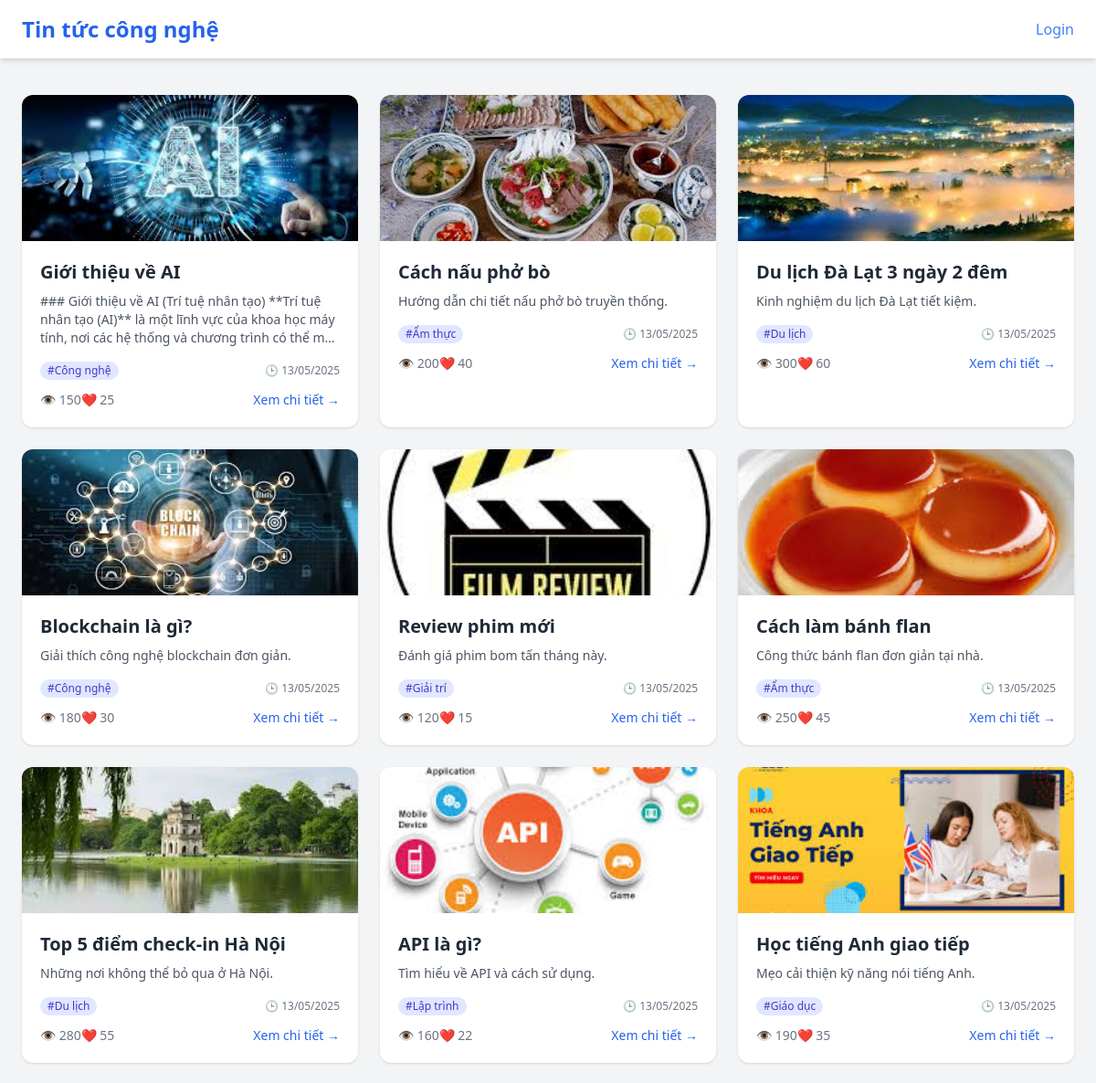
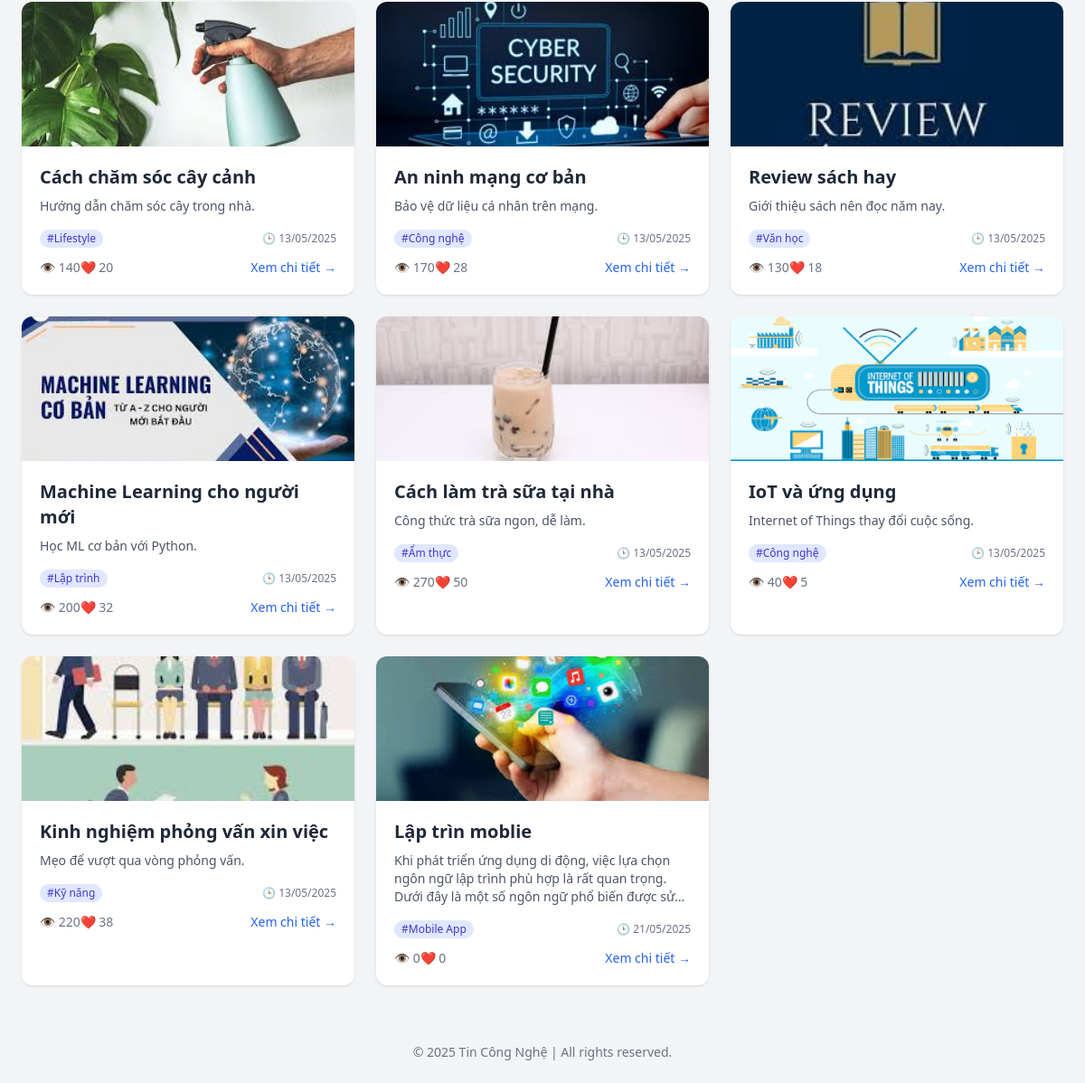
The page / on the database its author committed (2 pictures, top to bottom).
### tables this page shows
CREATE TABLE `posts`  (
  `post_id` int NOT NULL AUTO_INCREMENT,
  `user_id` int NOT NULL,
  `thumbnail` varchar(255) NULL DEFAULT NULL,
  `title` varchar(255) NOT NULL,
  `content` text NOT NULL,
  `status` enum('draft','published','archived') NOT NULL DEFAULT 'draft',
  `views` int NULL DEFAULT 0,
  `likes` int NULL DEFAULT 0,
  `category` varchar(50) NULL DEFAULT NULL,
  `created_at` timestamp NULL DEFAULT CURRENT_TIMESTAMP,
  `updated_at` timestamp NULL DEFAULT CURRENT_TIMESTAMP ON UPDATE CURRENT_TIMESTAMP,
  PRIMARY KEY (`post_id`) USING BTREE,
  INDEX `user_id`(`user_id` ASC) USING BTREE,
  CONSTRAINT `posts_ibfk_1` FOREIGN KEY (`user_id`) REFERENCES `users` (`id`) ON DELETE CASCADE ON UPDATE RESTRICT
);

### index.php (called while the page is built, shortened)
<?php
require_once 'App/Core/BaseController.php';
require_once 'App/database/DB.php';
require_once 'App/Core/helper.php';
$app = new Appilaction();
$app->run();

### App/Controllers/InjectionController.php (called while the page is built, shortened)
<?php
class InjectionController extends BaseController
{
    protected Post $posts;
    public function __construct()
    {
        $this->posts = $this->useModel('post');
    }
    public function post()
    {
        $postId = $_GET['id'];
        if (empty($postId)) {
            $posts = $this->posts->getPostByPublishedAll();
            return $this->view('pages.postNew', [
                'posts' => $posts,
            ]);
        }
    }
}

### App/Core/BaseController.php (called while the page is built, shortened)
<?php
class BaseController {
     public function useModel($model)
     {
         $modelClass = "App\\Models\\" . ucfirst($model);
         $modelNew = new $modelClass();
         $modelNew->db = DB::getInstance();
         return $modelNew;
     }
}

### App/database/DB.php (called while the page is built, shortened)
<?php
class DB
{
    private static $instance = null;
    private \PDO $connection;
    private $host;
    private $dbName;
    private $username;
    private $password;
    private function __construct()
    {
        $this->host = config('DB_HOST', 'localhost');
        $this->dbName = config('DB_NAME', 'app_test');
        $this->username = config('DB_USER', 'root');
        $this->password = config('DB_PASSWORD', '1');
    }
    public static function getInstance()
    {
        if (self::$instance === null) {
            self::$instance = new DB();
        }
        return self::$instance;
    }
    public function connect()
    {
        try {
            $options = [
                \PDO::ATTR_ERRMODE            => \PDO::ERRMODE_EXCEPTION,
                \PDO::ATTR_EMULATE_PREPARES   => false,
                \PDO::MYSQL_ATTR_INIT_COMMAND => "SET NAMES utf8mb4 COLLATE utf8mb4_unicode_ci",
            ];
            $this->connection = new \PDO("mysql:host={$this->host};dbname={$this->dbName}", $this->username, $this->password, $options);
        } catch (\PDOException $e) {
            echo "Connection failed: " . $e->getMessage();
        }
    }
    public function query($sql, $params = [])
    {
        $stmt = $this->connection->prepare($sql);
        $stmt->execute($params);
        return $stmt;
    }
    public function select($table, array $columns = ['*'], $where = '', array $params = [], $fetch = \PDO::FETCH_ASSOC)
    {
        $cols = implode(', ', $columns);
        $tbl  = is_array($table) ? implode(', ', $table) : $table;
        $sql  = "SELECT {$cols} FROM {$tbl}" . ($where !== '' ? " WHERE {$where}" : '');
        return $this->query($sql, $params)->fetchAll($fetch);
    }
}

### App/Core/helper.php (called while the page is built, shortened)
<?php
if (!function_exists('getBaseUrl')) {
    function getBaseUrl()
    {
        $protocol = (!empty($_SERVER['HTTPS']) && $_SERVER['HTTPS'] !== 'off') ? 'https' : 'http';
        $host = $_SERVER['HTTP_HOST'];
        return $protocol . '://' . $host;
    }
}
if (!function_exists('config')) {
    function config($key, $default = null){
        return $default;
    }
}

### App/Models/Post.php (called while the page is built, shortened)
<?php
class Post
{
    public DB $db;
    protected $tb = 'posts';
    protected $field = [
        'post_id',
        'user_id',
        'thumbnail',
        'title',
        'content',
        'status',
        'views',
        'likes',
        'category',
        'created_at',
        'updated_at',
    ];
    public function getPostByPublishedAll()
    {
        return $this->db->select($this->tb, $this->field, 'status ="published"');
    }
}

### App/Core/Router.php (called while the page is built, shortened)
<?php
class Router
{
    private $routes = [];
    public function addRoute($method, $path,$action)
    {
        $this->routes[] = [
            'method' => $method,
            'path' => $path,
            'action' => $action,
        ];
    }
    public function dispatch($method, $path)
    {
        foreach ($this->routes as $route) {
            $parsedPath1 = parse_url($path, PHP_URL_PATH);
            $parsedPath2 = parse_url($route['path'], PHP_URL_PATH);
            if ($route['method'] === $method && $parsedPath1 === $parsedPath2) {
                list($controller, $method) = $route['action'];
                if (class_exists($controller)) {
                    $controllerInstance = new $controller();
                    if (method_exists($controllerInstance, $method)) {
                        return $controllerInstance->$method();
                    } else {
                        throw new \Exception("Method $method not found in controller $controller");
                    }
                } else {
                    throw new \Exception("Controller class $controller not found");
                }
            }
        }
        return null;
    }
}

### App/Views/pages/postNew.php (the view, shortened to what this page needs)
<!DOCTYPE html>
<html lang="vi">
<head>
    <script src="https://cdn.tailwindcss.com"></script>
</head>
<body class="bg-gray-100 text-gray-800 font-sans">
    <?php require_once 'header_logined.php'; ?>
    <main class="max-w-7xl mx-auto px-6 py-10 grid grid-cols-1 sm:grid-cols-2 lg:grid-cols-3 gap-6">
        <?php foreach ($posts as $post): ?>
            <div class="bg-white rounded-xl shadow hover:shadow-lg transition overflow-hidden">
                <img src="<?= getBaseUrl().'/'.$post['thumbnail'] ?>" alt="Thumbnail" class="w-full h-40 object-cover">
                <div class="p-5">
                    <h2 class="text-xl font-semibold text-gray-800 mb-2 line-clamp-2">
                        <?= $post['title'] ?>
                    </h2>
                    <p class="text-gray-600 text-sm line-clamp-3 mb-4">
                        <?= $post['content'] ?>
                    </p>
                    <div class="text-xs text-gray-500 flex justify-between items-center mb-3">
                        <span class="bg-indigo-100 text-indigo-700 px-2 py-0.5 rounded-full">#<?= htmlspecialchars($post['category']) ?></span>
                        <span>🕒 <?= date('d/m/Y', strtotime($post['created_at'])) ?></span>
                    </div>
                    <div class="flex justify-between items-center text-sm text-gray-500">
                        <span>👁 <?= $post['views'] ?></span>
                        <span>❤️ <?= $post['likes'] ?></span>
                        <a href="?id=<?= $post['post_id'] ?>" class="text-blue-600 hover:underline font-medium ml-auto">Xem chi tiết →</a>
                    </div>
                </div>
            </div>
        <?php endforeach; ?>
    </main>
    <footer class="text-center text-sm text-gray-500 py-6">
        © 2025 Tin Công Nghệ | All rights reserved.
    </footer>
</body>
</html>

### App/Views/pages/postNew.php (style rules this page uses)
body { font-family: 'Arial', sans-serif; }

### rows shown on the page
posts: thumbnail (picture), title "Giới thiệu về AI", content "### Giới thiệu về AI (Trí tuệ nhân tạo) **Trí tuệ nhân tạo (AI)** là một lĩnh vực của khoa học máy tính, nơi các hệ thống và chương trình có thể…", category "Công nghệ", created_at "13/05/2025", views "150", likes "25"
posts: thumbnail (picture), title "Cách nấu phở bò", content "Hướng dẫn chi tiết nấu phở bò truyền thống.", category "Ẩm thực", created_at "13/05/2025", views "200", likes "40"
posts: thumbnail (picture), title "Du lịch Đà Lạt 3 ngày 2 đêm", content "Kinh nghiệm du lịch Đà Lạt tiết kiệm.", category "Du lịch", created_at "13/05/2025", views "300", likes "60"
posts: thumbnail (picture), title "Blockchain là gì?", content "Giải thích công nghệ blockchain đơn giản.", category "Công nghệ", created_at "13/05/2025", views "180", likes "30"
posts: thumbnail (picture), title "Review phim mới", content "Đánh giá phim bom tấn tháng này.", category "Giải trí", created_at "13/05/2025", views "120", likes "15"
posts: thumbnail (picture), title "Cách làm bánh flan", content "Công thức bánh flan đơn giản tại nhà.", category "Ẩm thực", created_at "13/05/2025", views "250", likes "45"
posts: thumbnail (picture), title "Top 5 điểm check-in Hà Nội", content "Những nơi không thể bỏ qua ở Hà Nội.", category "Du lịch", created_at "13/05/2025", views "280", likes "55"
posts: thumbnail (picture), title "API là gì?", content "Tìm hiểu về API và cách sử dụng.", category "Lập trình", created_at "13/05/2025", views "160", likes "22"
posts: thumbnail (picture), title "Học tiếng Anh giao tiếp", content "Mẹo cải thiện kỹ năng nói tiếng Anh.", category "Giáo dục", created_at "13/05/2025", views "190", likes "35"
posts: thumbnail (picture), title "Cách chăm sóc cây cảnh", content "Hướng dẫn chăm sóc cây trong nhà.", category "Lifestyle", created_at "13/05/2025", views "140", likes "20"
posts: thumbnail (picture), title "An ninh mạng cơ bản", content "Bảo vệ dữ liệu cá nhân trên mạng.", category "Công nghệ", created_at "13/05/2025", views "170", likes "28"
posts: thumbnail (picture), title "Review sách hay", content "Giới thiệu sách nên đọc năm nay.", category "Văn học", created_at "13/05/2025", views "130", likes "18"
posts: thumbnail (picture), title "Machine Learning cho người mới", content "Học ML cơ bản với Python.", category "Lập trình", created_at "13/05/2025", views "200", likes "32"
posts: thumbnail (picture), title "Cách làm trà sữa tại nhà", content "Công thức trà sữa ngon, dễ làm.", category "Ẩm thực", created_at "13/05/2025", views "270", likes "50"
posts: thumbnail (picture), title "IoT và ứng dụng", content "Internet of Things thay đổi cuộc sống.", category "Công nghệ", created_at "13/05/2025", views "40", likes "5"
posts: thumbnail (picture), title "Kinh nghiệm phỏng vấn xin việc", content "Mẹo để vượt qua vòng phỏng vấn.", category "Kỹ năng", created_at "13/05/2025", views "220", likes "38"
posts: thumbnail (picture), title "Lập trìn moblie", content "Khi phát triển ứng dụng di động, việc lựa chọn ngôn ngữ lập trình phù hợp là rất quan trọng. Dưới đây là một số ngôn ngữ phổ biến được…", category "Mobile App", created_at "21/05/2025", views "0", likes "0"
